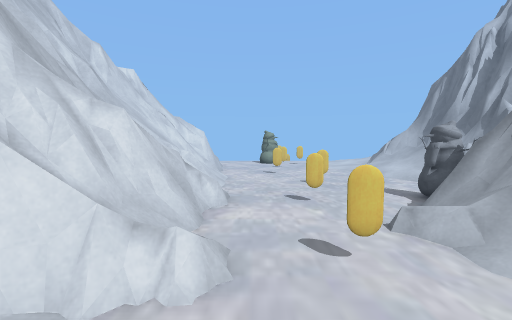
view 1 (above)

18 first-person views from a walk through a scene from a Unity 3-D project. The camera is 1.5 m above the floor, tilts 4° down and sees 90° across. The floor is counted in squares, 1 m on a side. Each view is taken from the middle of a square. On the plan, view 1 faces up. The plan holds only what a view shows up to about 13 squares ahead; the rest is blank. The place goes on beyond the plan. Some surface patterns are stand-ins.

view 2
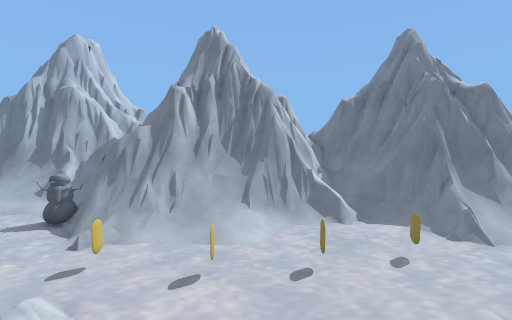

view 3
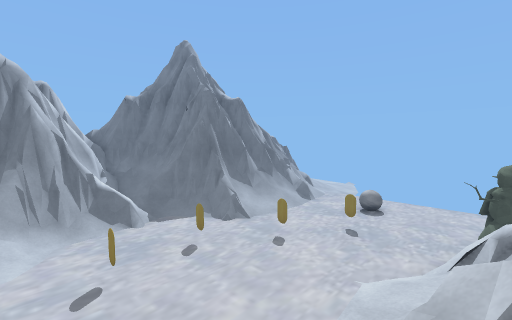

view 4
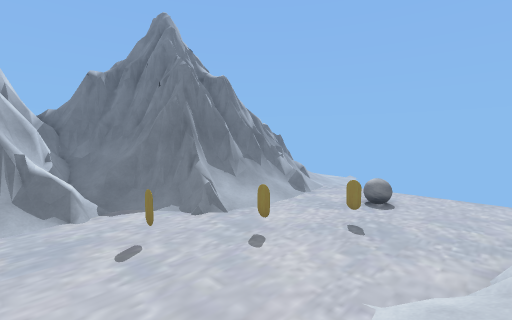

view 5
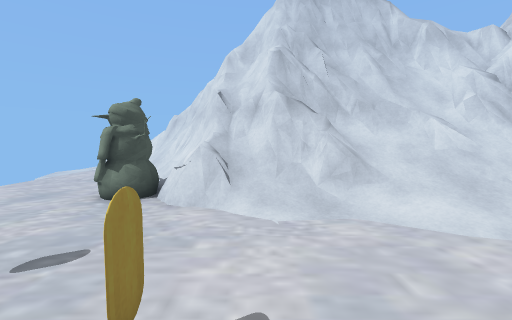

view 6
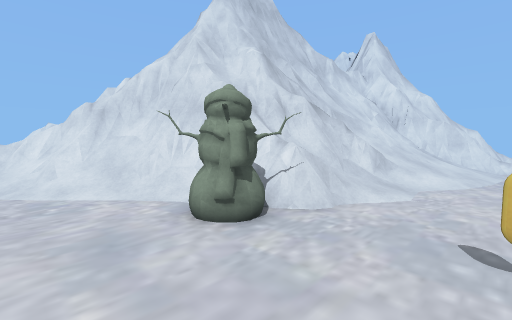

view 7
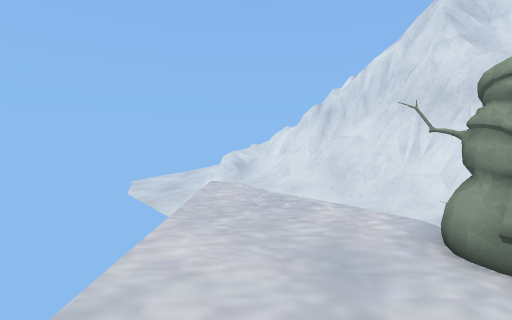

view 8
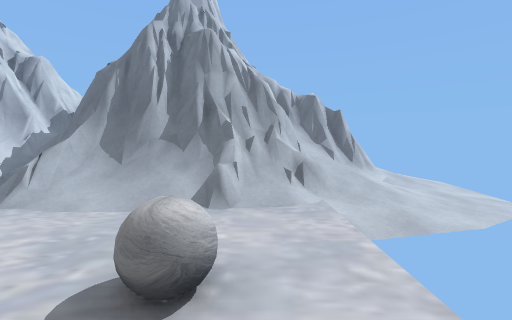

view 9
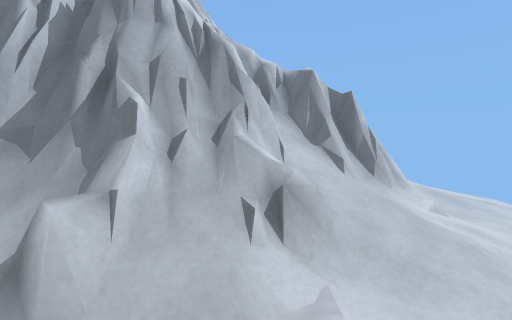

view 10
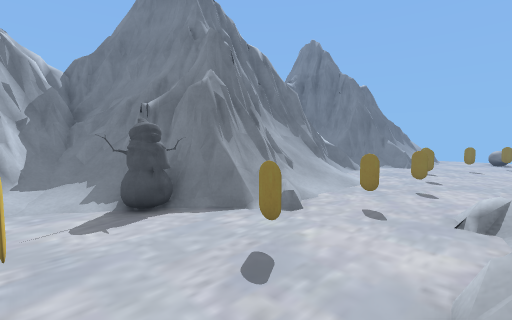

view 11
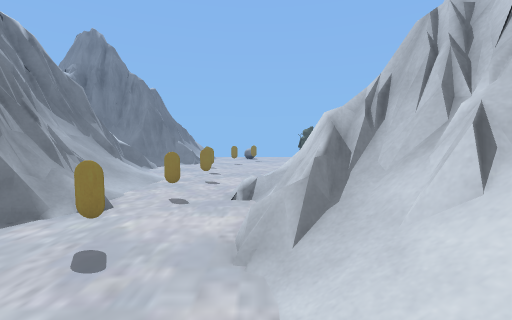

view 12
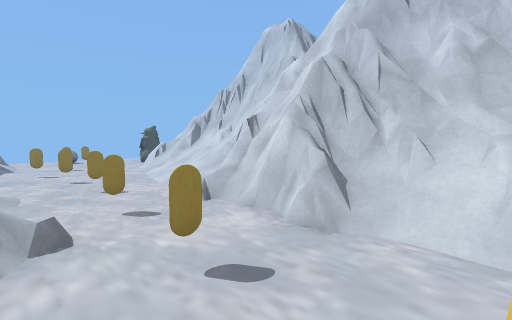

view 13
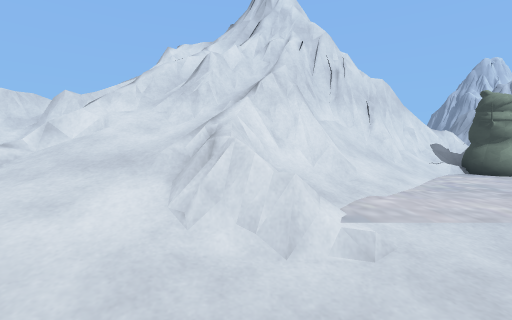

view 14
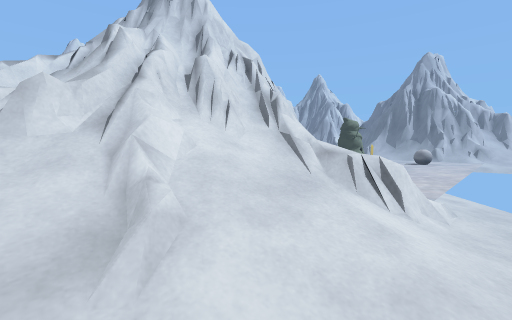

view 15
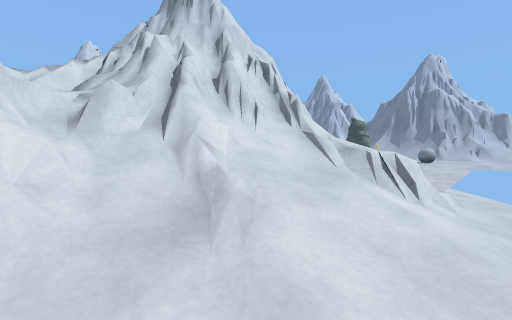

view 16
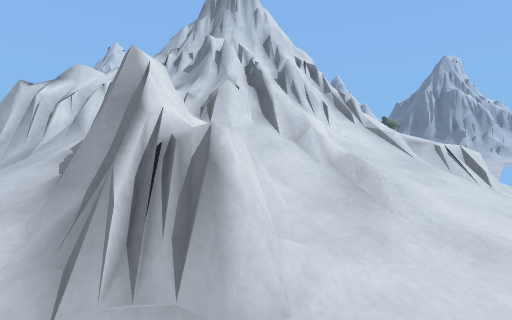

view 17
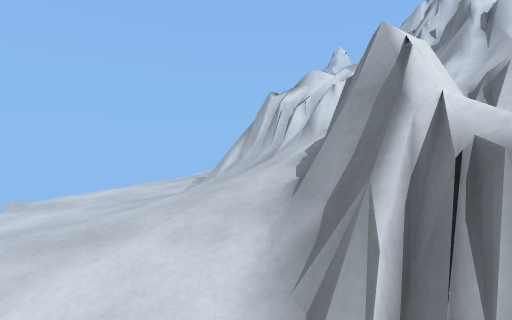

view 18
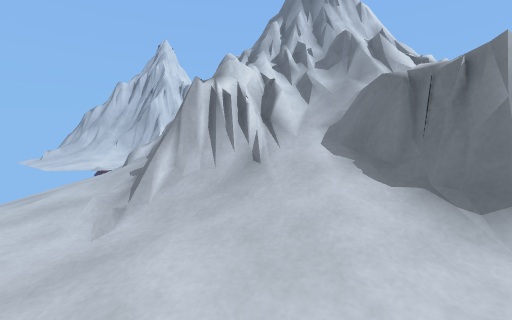

### Floor plan
Key: @ floor where view 1 was taken; # wall or solid block; x gap in a wall; . main floor; : floor 0.25 m higher than the main floor; - floor 0.25 m lower than the main floor; + floor 0.5 m higher than the main floor; _ floor 0.5 m lower than the main floor; * floor 1.5 m higher than the main floor; % floor 2.5 m higher than the main floor; & floor 2.75 m higher than the main floor; $ floor 3 m higher than the main floor; / step, stairs or slope; = window, fence, low wall or low ledge; ^ raised ledge; O other object.
Columns run from 27 left of view 1 to 9 right of it. Each row starts with its distance up from view 1.
 10                       ##==..... .//=#
  9                       #=*=...#.../==#
  8                       ^=//.......///=
  7                       ###//.....O//=#
  6                        #=#=.#...###=#
  5                         ##=....=###^^
  4                         ##....O=#^^^
  3                        ###O.#./==^
  2                       ###=...../=^^
  1                     ###=/:.....//=^
  0     //  =          ###=//:.@#.///=^^
 -1    /-/=#=          ##=///:...../=#^
 -2    -  /=           #=%///:....../##
 -3   _/              ##==///...#.../##^^
 -4   -//=    =#      ##=//=/.......=####
 -5  --.:/   ==##      #=/==.....#..==+#=
 -6 __-//###^==##      #=#=O.........=#=#
 -7 __-.x##==#=##      ^^==O........O##=^
 -8 __--/===#$=#^=^   ##=##=...#..==##^^^
 -9 __-./////&=^^###^^###===....../==^
-10 __-.///=%%=#=^=^^##=OOO...#...//=^
-11  --.//#=##=#===#=/=/.OO.......//#^^
-12   -../#===//==##=//...........//#^
-13   --./==/x=///=/=/........OO..=x#^^
-14      /==////////............../O=#^ #
-15      -=/://+/==/...............==##=^
-16      - ..::://=/-__           //=#==#
-17        -.....-____            -///=##
-18             -____             _///=#
-19             ___               _--.==
-20                                _---./
-21                                ___--.
-22                                 ____-

Where each view was taken, in squares from view 1:
view 1: 0 up, 0 right, facing up
view 2: 1 down, 5 left, facing right
view 3: 1 down, 5 left, facing down-right
view 4: 3 down, 4 left, facing down-right
view 5: 7 down, 2 right, facing left
view 6: 14 down, 1 left, facing up-left
view 7: 14 down, 2 left, facing left
view 8: 14 down, 3 left, facing right
view 9: 15 down, 1 right, facing right
view 10: 9 up, 1 left, facing down-right
view 11: 10 up, 1 left, facing down
view 12: 9 up, 3 right, facing down-left
view 13: 19 down, 13 left, facing up
view 14: 17 down, 19 left, facing up-right
view 15: 17 down, 20 left, facing up-right
view 16: 16 down, 22 left, facing up-right
view 17: 15 down, 22 left, facing up
view 18: 12 down, 25 left, facing up-right
